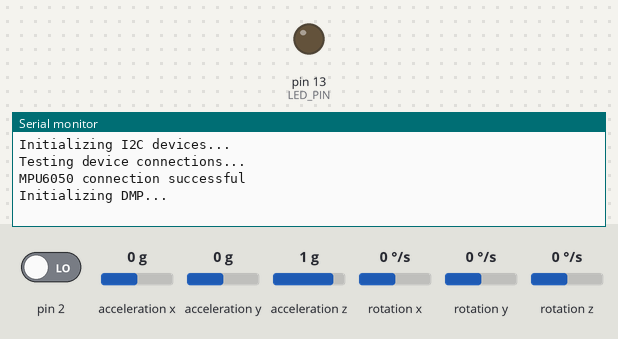
A sketch run on a simulated Arduino Uno, built with avr-gcc and run on an emulated ATmega328P. Parts: output pins drawn as LEDs (lit = HIGH), the last lines printed to the serial monitor. Inputs (shaded band) come from the test bench; at power-on: acceleration x 0 g, acceleration y 0 g, rotation y 0 °/s, rotation x 0 °/s, pin 2 LOW, acceleration z 1 g, rotation z 0 °/s. The sensor or clock chip raises its interrupt line as the real part does.

Above: at 0.01 s.
1.8 s: acceleration x set to 0.8 g
At 2.8 s:
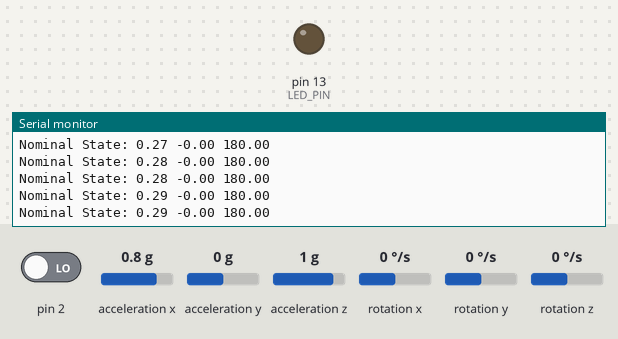
4.8 s: acceleration y set to -1.4 g
At 5.9 s:
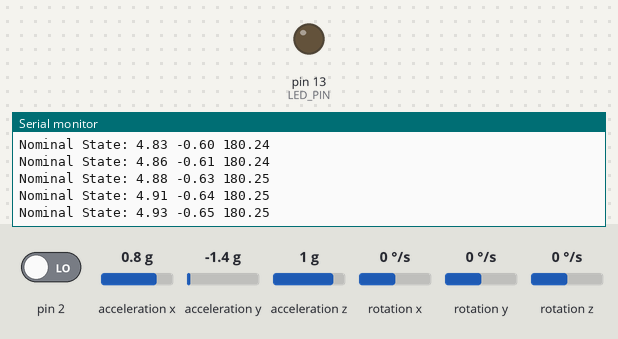
7.8 s: rotation y set to 192 °/s
At 8.6 s:
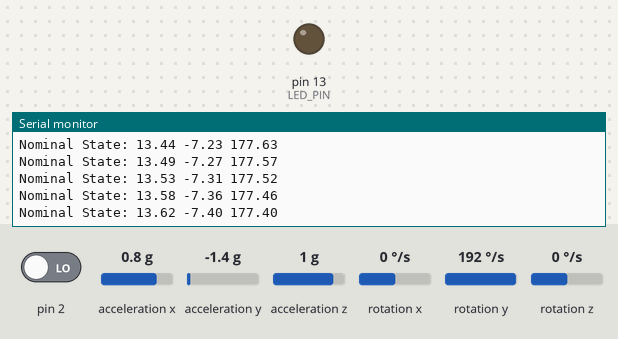
10.8 s: rotation x set to -192 °/s
At 11.9 s:
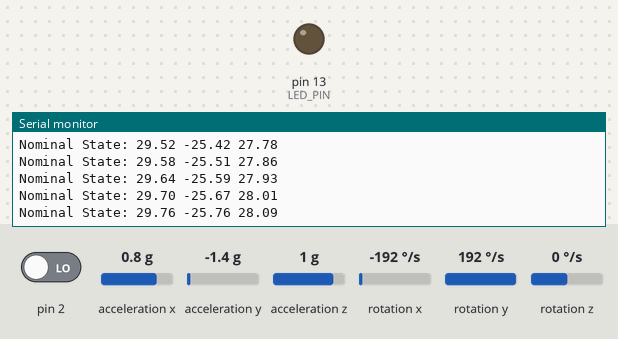
Timing chart, 0 to 13.8 s (numbered marks = the images above; inputs shaded):
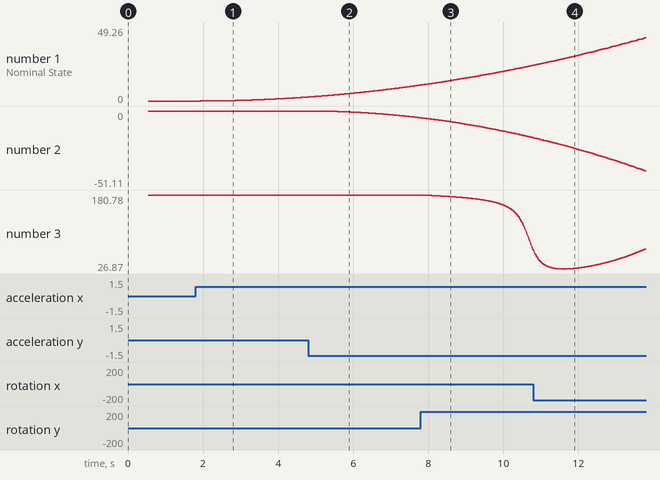

Measured:
- after the input at 1.8 s, the serial monitor: prints a new line at once (image 1)
- plotted number 1: 0 → 2.65 after the input at 1.8 s
- plotted number 2: 0 → -0.01 after the input at 1.8 s

The sketch:

IMU.ino
```cpp
// I2Cdev and MPU6050 must be installed as libraries, or else the .cpp/.h files
// for both classes must be in the include path of your project
#include "I2Cdev.h"
#include "MPU6050_6Axis_MotionApps20.h"
#include "MPU6050.h"
#include "Wire.h"
#include "MadgwickAHRS.h"

// Initialize Madgwick Filter + other useful values
Madgwick filter;
unsigned long microsPerReading, microsPrevious;
float accelScale, gyroScale;

#define LED_PIN 13 // (Arduino is 13, Teensy is 11, Teensy++ is 6)
bool blinkState = false;


// class default I2C address is 0x68
// specific I2C addresses may be passed as a parameter here
// AD0 low = 0x68 (default for SparkFun breakout and InvenSense evaluation board)
// AD0 high = 0x69
MPU6050 mpu;
//MPU6050 mpu(0x69); // <-- use for AD0 high

// uncomment "OUTPUT_READABLE_QUATERNION" if you want to see the actual
// quaternion components in a [w, x, y, z] format (not best for parsing
// on a remote host such as Processing or something though)
//#define OUTPUT_READABLE_QUATERNION

// uncomment "OUTPUT_READABLE_EULER" if you want to see Euler angles
// (in degrees) calculated from the quaternions coming from the FIFO.
// Note that Euler angles suffer from gimbal lock (for more info, see
// http://en.wikipedia.org/wiki/Gimbal_lock)
//#define OUTPUT_READABLE_EULER

// uncomment "OUTPUT_READABLE_YAWPITCHROLL" if you want to see the yaw/
// pitch/roll angles (in degrees) calculated from the quaternions coming
// from the FIFO. Note this also requires gravity vector calculations.
// Also note that yaw/pitch/roll angles suffer from gimbal lock (for
// more info, see: http://en.wikipedia.org/wiki/Gimbal_lock)
#define OUTPUT_READABLE_YAWPITCHROLL

// uncomment "OUTPUT_READABLE_REALACCEL" if you want to see acceleration
// components with gravity removed. This acceleration reference frame is
// not compensated for orientation, so +X is always +X according to the
// sensor, just without the effects of gravity. If you want acceleration
// compensated for orientation, us OUTPUT_READABLE_WORLDACCEL instead.
#define OUTPUT_READABLE_REALACCEL

// uncomment "OUTPUT_READABLE_WORLDACCEL" if you want to see acceleration
// components with gravity removed and adjusted for the world frame of
// reference (yaw is relative to initial orientation, since no magnetometer
// is present in this case). Could be quite handy in some cases.
//#define OUTPUT_READABLE_WORLDACCEL

// uncomment "OUTPUT_TEAPOT" if you want output that matches the
// format used for the InvenSense teapot demo
//#define OUTPUT_TEAPOT

// MPU control/status vars
bool dmpReady = false;  // set true if DMP init was successful
uint8_t mpuIntStatus;   // holds actual interrupt status byte from MPU
uint8_t devStatus;      // return status after each device operation (0 = success, !0 = error)
uint16_t packetSize;    // expected DMP packet size (default is 42 bytes)
uint16_t fifoCount;     // count of all bytes currently in FIFO
uint8_t fifoBuffer[64]; // FIFO storage buffer

// orientation/motion vars
Quaternion q;           // [w, x, y, z]         quaternion container
VectorInt16 aa;         // [x, y, z]            accel sensor measurements
VectorInt16 aaReal;     // [x, y, z]            gravity-free accel sensor measurements
VectorInt16 aaWorld;    // [x, y, z]            world-frame accel sensor measurements
VectorFloat gravity;    // [x, y, z]            gravity vector
float euler[3];         // [psi, theta, phi]    Euler angle container
float ypr[3];           // [yaw, pitch, roll]   yaw/pitch/roll container and gravity vector

// packet structure for InvenSense teapot demo
uint8_t teapotPacket[14] = { '$', 0x02, 0,0, 0,0, 0,0, 0,0, 0x00, 0x00, '\r', '\n' };

uint8_t gyroRange, accelRange;

int16_t gx_int, gy_int, gz_int;
float gx, gy, gz;
float roll, pitch, yaw;
float prev_roll, prev_pitch, prev_yaw;

int16_t ax_int, ay_int, az_int;
float ax, ay, az;
float ux = 0.0f;
float uy = 0.0f;
float uz = 0.0f;
float x = 0.0f;
float y = 0.0f;
float z = 0.0f;
float prev_x, prev_y, prev_z;

float nominalState[3] = {0.0f, 0.0f, 0.0f};
// ================================================================
// ===               INTERRUPT DETECTION ROUTINE                ===
// ================================================================

volatile bool mpuInterrupt = false;     // indicates whether MPU interrupt pin has gone high
void dmpDataReady() {
    mpuInterrupt = true;
}

// ================================================================
// ===                      INITIAL SETUP                       ===
// ================================================================

void setup() {
/*
 * gyroRange = 0, 1, 2, or 3 (default 0)
 * gyroRange | Full Scale Range   | LSB Sensitivity
 * ----------+--------------------+----------------
 * 0         | +/- 250 degrees/s  | 131 LSB/deg/s
 * 1         | +/- 500 degrees/s  | 65.5 LSB/deg/s
 * 2         | +/- 1000 degrees/s | 32.8 LSB/deg/s
 * 3         | +/- 2000 degrees/s | 16.4 LSB/deg/sc
*/
    gyroRange = 0;

/*
 * accelRange = 0, 1, 2, or 3 (default 0)
 * accelRange | Full Scale Range | LSB Sensitivity
 * -----------+------------------+----------------
 * 0          | +/- 2g           | 8192 LSB/mg
 * 1          | +/- 4g           | 4096 LSB/mg
 * 2          | +/- 8g           | 2048 LSB/mg
 * 3          | +/- 16g          | 1024 LSB/mg
 */
    accelRange = 0;

    initializeIMU(gyroRange, accelRange);
    initializeMadgwick();
}


// ================================================================
// ===                    MAIN PROGRAM LOOP                     ===
// ================================================================

void loop() {
    // if programming failed, don't try to do anything
    if (!dmpReady) {
      Serial.print("Failed...");
      return;
    }

    // wait for MPU interrupt or extra packet(s) available
    while (!mpuInterrupt && fifoCount < packetSize) {
        mpuIntStatus = mpu.getIntStatus();
    }

    // reset interrupt flag and get INT_STATUS byte
    mpuInterrupt = false;
    mpuIntStatus = mpu.getIntStatus();

    // get current FIFO count
    fifoCount = mpu.getFIFOCount();

    // check for overflow (this should never happen unless our code is too inefficient)
    if ((mpuIntStatus & 0x10) || fifoCount == 1024) {
        // reset so we can continue cleanly
        mpu.resetFIFO();
        Serial.println(F("FIFO overflow!"));

    // otherwise, check for DMP data ready interrupt (this should happen frequently)
    } else if (mpuIntStatus & 0x02) {
        // wait for correct available data length, should be a VERY short wait
        while (fifoCount < packetSize) fifoCount = mpu.getFIFOCount();

        // read a packet from FIFO
        mpu.getFIFOBytes(fifoBuffer, packetSize);

        // track FIFO count here in case there is > 1 packet available
        // (this lets us immediately read more without waiting for an interrupt)
        fifoCount -= packetSize;

        float startTime = micros();

        // Save previous measurement
        prev_x = x;
        prev_y = y;
        prev_z = z;

        // get measurements + convert values
        getAccelMeasurement();
        getAngVel();
        convertReading(gyroRange, accelRange, gx, gy, gz, ax, ay, az);

        // update the filter, which computes orientation
        filter.updateIMU(gx, gy, gz, ax, ay, az); // degrees -> radians

        // print the heading, pitch and roll
        roll = filter.getRoll();
        pitch = filter.getPitch();
        yaw = filter.getYaw();
        float elapsedTime = (micros() - startTime) / (1000000.0f);
        getXVel(ux, elapsedTime); // Write this function
        getYVel(uy, elapsedTime);
        getZVel(uz, elapsedTime);

        getX(x, elapsedTime); // Write this function
        getY(y, elapsedTime);
        getZ(z, elapsedTime);

        calcNominalState();
   /*
        Serial.print("Orientation: ");
        Serial.print(yaw);
        Serial.print(" ");
        Serial.print(pitch);
        Serial.print(" ");
        Serial.println(roll);
  //  */
   /*
        Serial.print("Position: ");
        Serial.print(x);
        Serial.print(" ");
        Serial.print(y);
        Serial.print(" ");
        Serial.print(elapsedTime);
        Serial.print(" ");
        Serial.println(z);
  //  */

        Serial.print("Nominal State: ");
        Serial.print(nominalState[0]);
        Serial.print(" ");
        Serial.print(nominalState[1]);
        Serial.print(" ");
        Serial.print(nominalState[2]);
        Serial.println(" ");
    }

}

void getAngVel() {
  gx_int = mpu.getRotationX();
  gy_int = mpu.getRotationY();
  gz_int = mpu.getRotationZ();
}

/*
 *   getAccekMeasuremen
 *   INPUT: N/A
 *   OUTPUT: gets raw accel value from IMU
 *
 *   aaReal.x = Accel x
 *   aaReal.y = Accel y
 *   aaReal.z = Accel z
 */

void getAccelMeasurement() {
  ax_int = mpu.getAccelerationX();
  ay_int = mpu.getAccelerationY();
  az_int = mpu.getAccelerationZ();
}

void getXVel(float& ux, float elapsedTime) {
  ux += ax*elapsedTime;
}

void getYVel(float& uy, float elapsedTime) {
  uy += ay*elapsedTime;
}

void getZVel(float& uz, float elapsedTime) {
  uz += az*elapsedTime;
}

void getX(float& x, float elapsedTime) {
  x += ux * elapsedTime + (0.5f * ax * elapsedTime * elapsedTime);
}

void getY(float& y, float elapsedTime) {
  y += uy * elapsedTime + (0.5f * ay * elapsedTime * elapsedTime);
}

void getZ(float& z, float elapsedTime) {
  z += uz * elapsedTime + (0.5f * az * elapsedTime * elapsedTime);
}

void calcNominalState() {
  float deltaX = x - prev_x;
  float deltaY = y - prev_y;
  float rho = sqrt(deltaX * deltaX + deltaY* deltaY);

  //nominalState[0] = {x + rho*cos(yaw), y + rho*sin(yaw), yaw};
  nominalState[0] = x + rho*cos(yaw);
  nominalState[1] = y + rho*sin(yaw);
  nominalState[2] = yaw;
}


void convertReading(uint8_t gyroRange, uint8_t accelRange, float& gx, float& gy, float& gz, float& ax, float& ay, float& az) {
  // convert reading to degrees/s
  float gyroMax;
  if (gyroRange == 3){
    gyroMax = 2000.0;
  }
  else if (gyroRange == 2){
    gyroMax = 1000.0;
  }
  else if (gyroRange == 1){
    gyroMax = 500.0;
  }
  else {
    gyroMax = 250.0;
  }
  gx = gx_int * (gyroMax/32767.0);
  gy = gy_int * (gyroMax/32767.0);
  gz = gz_int * (gyroMax/32767.0);

  // convert reading to m/s
  float accelMax;
  if (accelRange == 3){
    accelMax = 16.0 * 9.81;
  }
  else if (accelRange == 2){
    accelMax = 8.0 * 9.81;
  }
  else if (accelRange == 1){
    accelMax = 4.0 * 9.81;
  }
  else {
    accelMax = 2.0f * 9.81f;
  }
  ax = ax_int * (accelMax/32767.0);
  ay = ay_int * (accelMax/32767.0);
  az = az_int * (accelMax/32767.0);
}

void initializeIMU(uint8_t gyroRange, uint8_t accelRange) {
  // join I2C bus (I2Cdev library doesn't do this automatically)
    #if I2CDEV_IMPLEMENTATION == I2CDEV_ARDUINO_WIRE
        Wire.begin();
        TWBR = 24; // 400kHz I2C clock (200kHz if CPU is 8MHz)
    #elif I2CDEV_IMPLEMENTATION == I2CDEV_BUILTIN_FASTWIRE
        Fastwire::setup(400, true);
    #endif

    // initialize serial communication
    // (115200 chosen because it is required for Teapot Demo output, but it's
    // really up to you depending on your project)
    Serial.begin(115200);
    while (!Serial); // wait for Leonardo enumeration, others continue immediately

    // NOTE: 8MHz or slower host processors, like the Teensy @ 3.3v or Ardunio
    // Pro Mini running at 3.3v, cannot handle this baud rate reliably due to
    // the baud timing being too misaligned with processor ticks. You must use
    // 38400 or slower in these cases, or use some kind of external separate
    // crystal solution for the UART timer.

    // initialize device
    Serial.println(F("Initializing I2C devices..."));
    mpu.initialize();

    // verify connection
    Serial.println(F("Testing device connections..."));
    Serial.println(mpu.testConnection() ? F("MPU6050 connection successful") : F("MPU6050 connection failed"));

    // load and configure the DMP
    Serial.println(F("Initializing DMP..."));
    devStatus = mpu.dmpInitialize();

    // supply your own gyro offsets here, scaled for min sensitivity
    mpu.setXGyroOffset(220);
    mpu.setYGyroOffset(76);
    mpu.setZGyroOffset(-85);
    mpu.setZAccelOffset(1788); // 1688 factory default for my test chip

    // make sure it worked (returns 0 if so)
    if (devStatus == 0) {
        // turn on the DMP, now that it's ready
        Serial.println(F("Enabling DMP..."));
        mpu.setDMPEnabled(true);

        // enable Arduino interrupt detection
        Serial.println(F("Enabling interrupt detection (Arduino external interrupt 0)..."));
        attachInterrupt(0, dmpDataReady, RISING);
        mpuIntStatus = mpu.getIntStatus();

        // set our DMP Ready flag so the main loop() function knows it's okay to use it
        Serial.println(F("DMP ready! Waiting for first interrupt..."));
        dmpReady = true;

        // get expected DMP packet size for later comparison
        packetSize = mpu.dmpGetFIFOPacketSize();
    } else {
        // ERROR!
        // 1 = initial memory load failed
        // 2 = DMP configuration updates failed
        // (if it's going to break, usually the code will be 1)
        Serial.print(F("DMP Initialization failed (code "));
        Serial.print(devStatus);
        Serial.println(F(")"));
    }
    // configure LED for output
    pinMode(LED_PIN, OUTPUT);

    // Set gyro range setting
    mpu.setFullScaleGyroRange(gyroRange);
    Serial.print("Gyro Range setting selection: ");
    Serial.println(mpu.getFullScaleGyroRange());

    // Set accel range setting
    mpu.setFullScaleAccelRange(accelRange);
    Serial.print("Accel Range setting selection: ");
    Serial.println(mpu.getFullScaleAccelRange());
}

void initializeMadgwick(){
  // initialize variables to pace updates to correct rate
    microsPerReading = 1000000 / 25;
    microsPrevious = micros();
    Serial.print("Madgwick initialized...");
}
```
